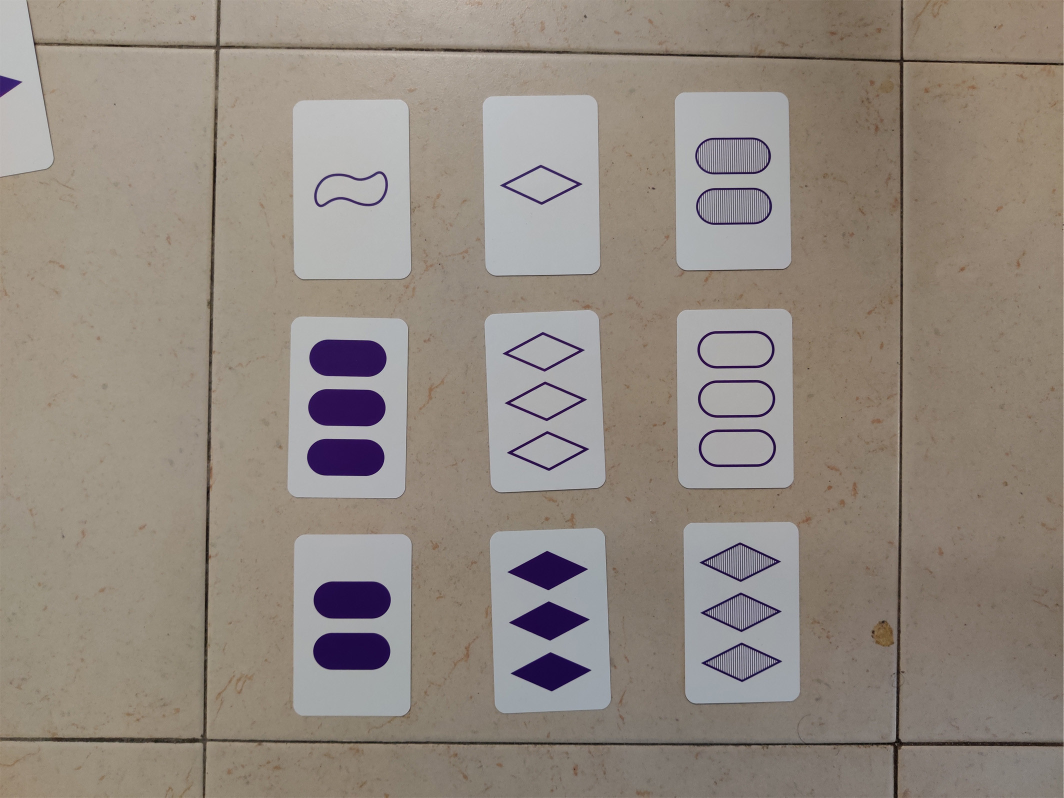
#> input picture pictures/t2/9B6hJ.jpg, 2127 x 1595 px (shown at 1/2 size); its folder holds only this picture in this run
$ jupyter execute --allow-errors task2.ipynb
#> lines starting #> are read from the running program, lines starting #| are printed output that depends on the picture; after the words box and inside, x2 and y2 are one past the last pixel; in counts of white or black regions, pixels touching at a corner belong together
[cell 1]
import cv2
import numpy as np
import matplotlib.pyplot as plt
import os

[cell 2]
def display(image1,image2):
    image1 = cv2.cvtColor(image1, cv2.COLOR_BGR2RGB)
    image2 = cv2.cvtColor(image2, cv2.COLOR_BGR2RGB)
    plt.subplot(221)
    plt.imshow(image1,cmap='gray')
    plt.axis('off')
    plt.title('Image 1')

    plt.subplot(222)
    plt.imshow(image2,cmap='gray')
    plt.axis('off')
    plt.title('Image 2')
    plt.show()

def get_and_draw_contors(image):
    canny = cv2.Canny(image, 2, 80)
    contours, hierarchy = cv2.findContours(canny, cv2.RETR_EXTERNAL, cv2.CHAIN_APPROX_NONE)
    cv2.drawContours(image, contours, -1, (255, 255, 255), 2)
    return contours

def create_mask(image,contours):
    for contour in contours:
        mask = np.zeros(image.shape[:2], np.uint8)

        # Draw each contour on mask
        cv2.drawContours(mask, [contour],-1, 255, -1)

        # Apply mask to image
        masked = cv2.bitwise_and(image, image, mask=mask)
        display(mask,masked)

[cell 3]
#read images
images = []
copy=[]
for file_name in os.listdir('pictures/t2'):
     images.append(cv2.imread('pictures/t2/'+file_name))
     copy.append(cv2.imread('pictures/t2/'+file_name))

[cell 4]
# Convert the images to grayscale
gray1 = cv2.cvtColor(images[0], cv2.COLOR_BGR2GRAY)
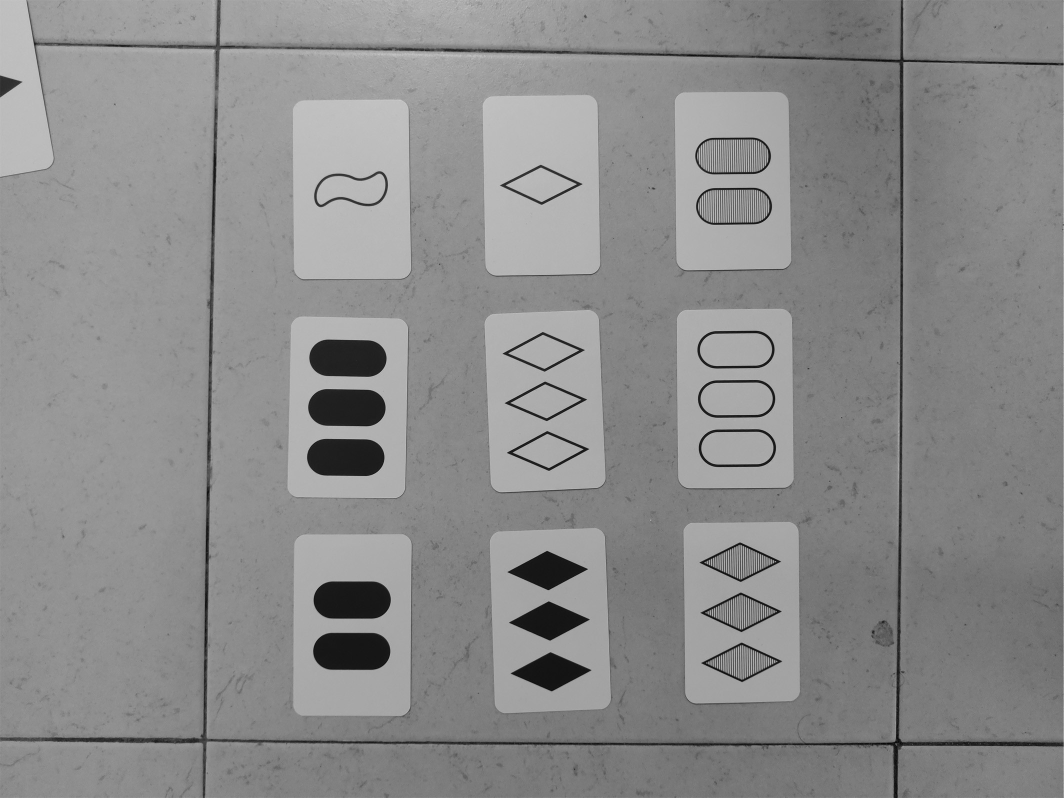
#> gray1: shape (1595, 2127) (shown at 1/2 size); min 2, max 206, mean 139
#> (the rest of this cell did not finish here and is left out)

[cell 5]
contours1 = get_and_draw_contors(gray1)
#> in get_and_draw_contors, `canny = cv2.Canny(image, 2, 80)`:
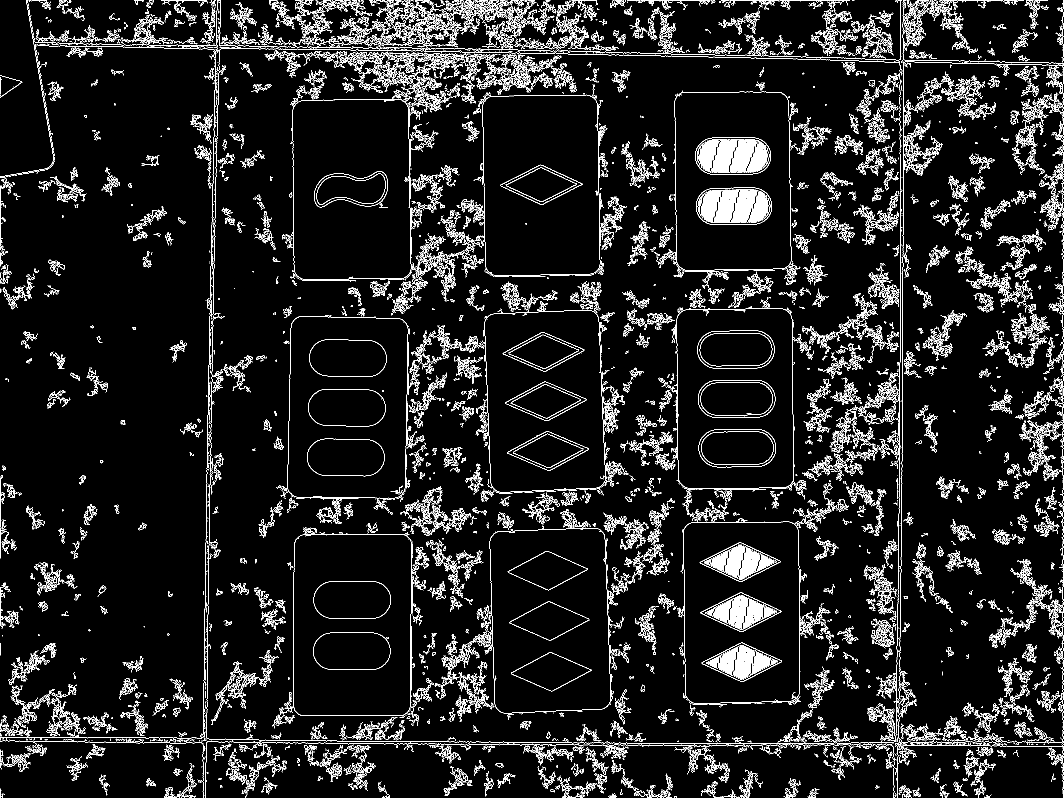
#> canny: shape (1595, 2127) (shown at 1/2 size); 7.9% white in thin lines or dots
#> in get_and_draw_contors, `contours, hierarchy = cv2.findContours(canny, cv2.RETR_EXTERNAL, cv2.C..`: contours = 2778 contours, 1899 with area under 20; largest, box (x1, y1, x2, y2) and area: (586, 1064, 824, 1432) 84776, (574, 630, 817, 997) 84260, (976, 1056, 1222, 1428) 83748, (580, 171, 827, 559) 83138, (1354, 1036, 1661, 1409) 82833
#> in get_and_draw_contors, `cv2.drawContours(image, contours, -1, (255, 255, 255), 2)`:
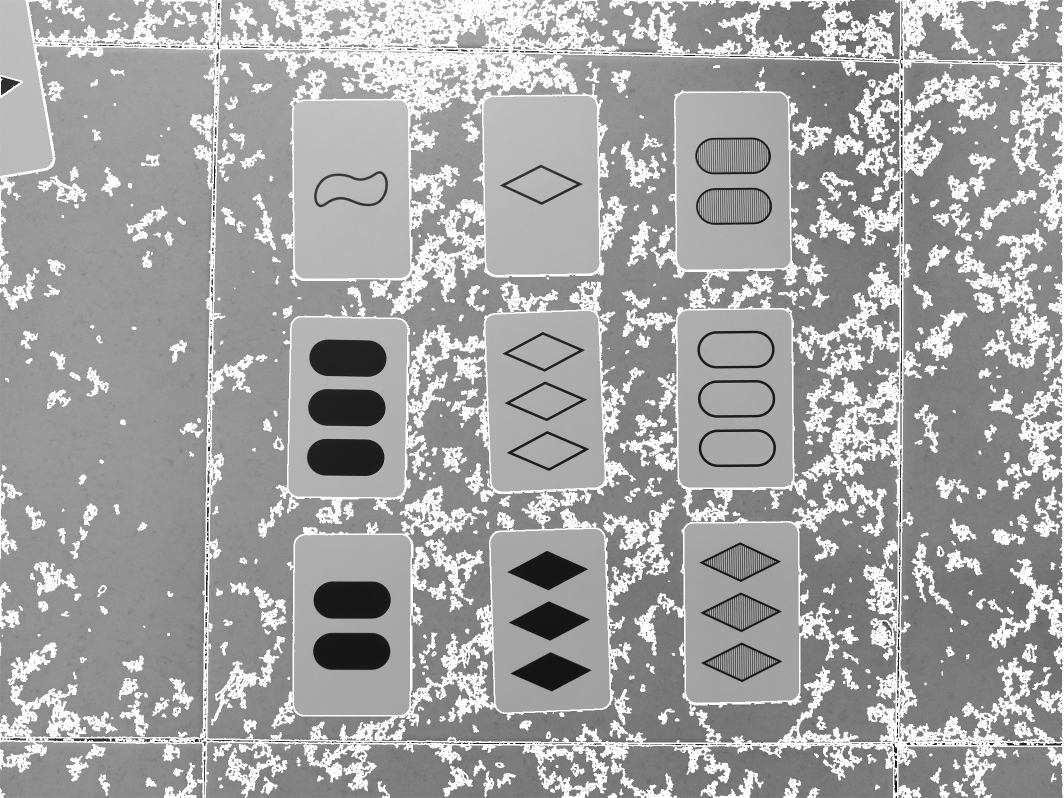
#> image: shape (1595, 2127) (shown at 1/2 size); 19.34% of pixels changed, all inside (x1, y1, x2, y2) = (0, 0, 2127, 1595)
#> contours1 has the same summary as contours in get_and_draw_contors
#> (the rest of this cell did not finish here and is left out)

[cell 6]
#filtering unwanted contours in first image
filtered_contours1 =[]
for contour in contours1:
    if cv2.contourArea(contour) > 2000:
        filtered_contours1.append(contour)
#> this loop made 2778 passes
#> contour on passes 1, 8, 14: [[1789, 1594]], [[408, 1591]], [[1790, 1586], [1791, 1587], [1791, 1586]]
#> after the loop, filtered_contours1 = 10 contours; largest, box (x1, y1, x2, y2) and area: (586, 1064, 824, 1432) 84776, (574, 630, 817, 997) 84260, (976, 1056, 1222, 1428) 83748, (580, 171, 827, 559) 83138, (1354, 1036, 1661, 1409) 82833

[cell 7]
# Create masks and draw each contour alone in first image
create_mask(copy[0],filtered_contours1)
#> the loop in create_mask, `for contour in contours:` made 10 passes
#> pass 1, in display, `image1 = cv2.cvtColor(image1, cv2.COLOR_BGR2RGB)`:
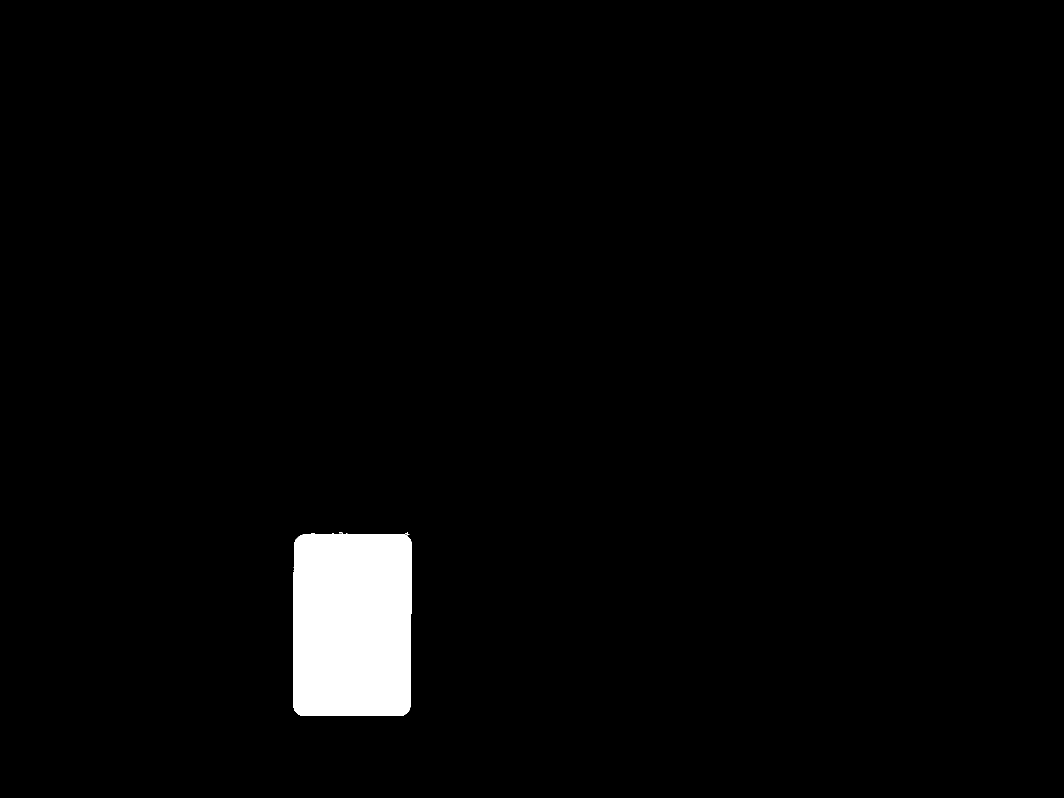
#> image1: shape (1595, 2127, 3) (shown at 1/2 size); 2.5% white; 1 white region, box (x1, y1, x2, y2) and area: (586, 1064, 824, 1432) 85382
#> pass 2, in display (call 2), `plt.show()`:
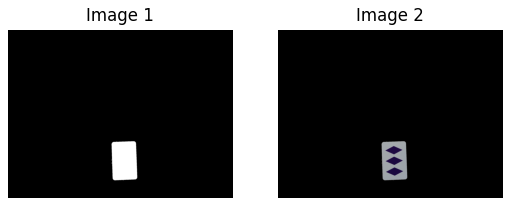
#> figure drawn by matplotlib, 2 panels
#> in create_mask, image is the input picture: shape (1595, 2127, 3); mean B, G, R 128, 137.1, 146.6
#> after the loop in create_mask, `for contour in contours:`:
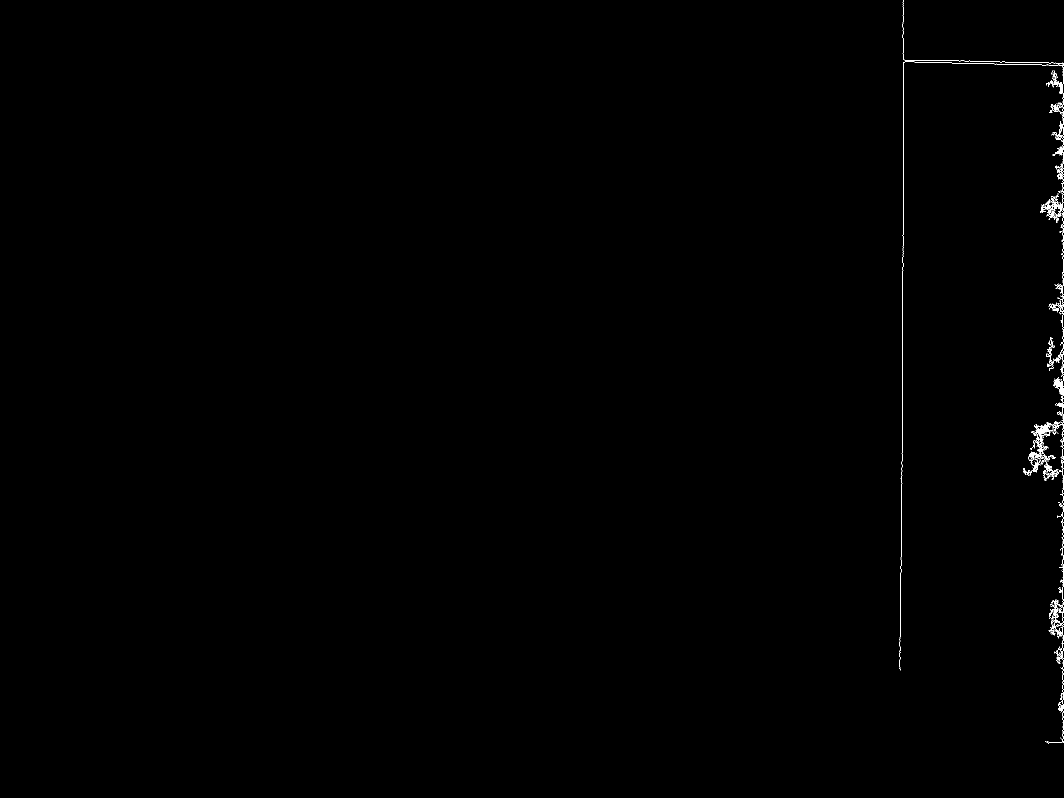
#> mask: shape (1595, 2127) (shown at 1/2 size); 0.27% white in thin lines or dots, all inside (x1, y1, x2, y2) = (1799, 0, 2127, 1487)

$ run again, on pictures/t2/Ttpvb.jpg
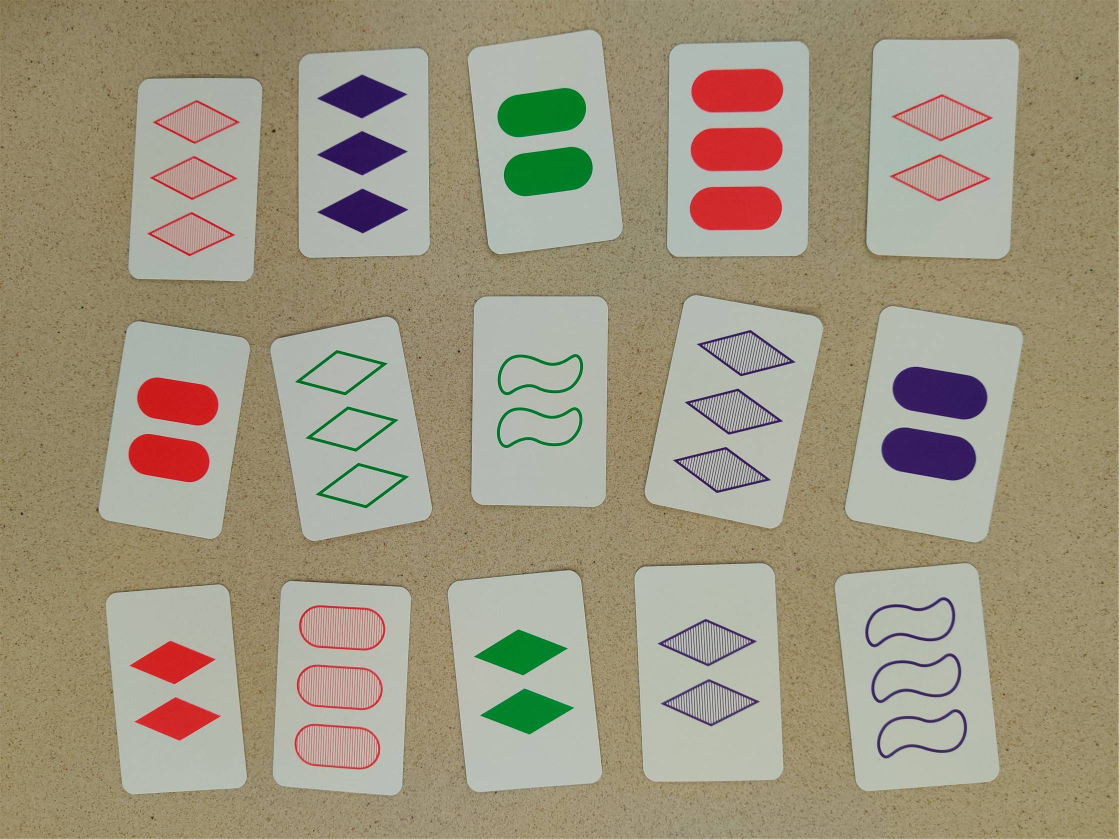
#> input picture pictures/t2/Ttpvb.jpg, 2237 x 1678 px (shown at 1/2 size)
#> in get_and_draw_contors, `canny = cv2.Canny(image, 2, 80)`:
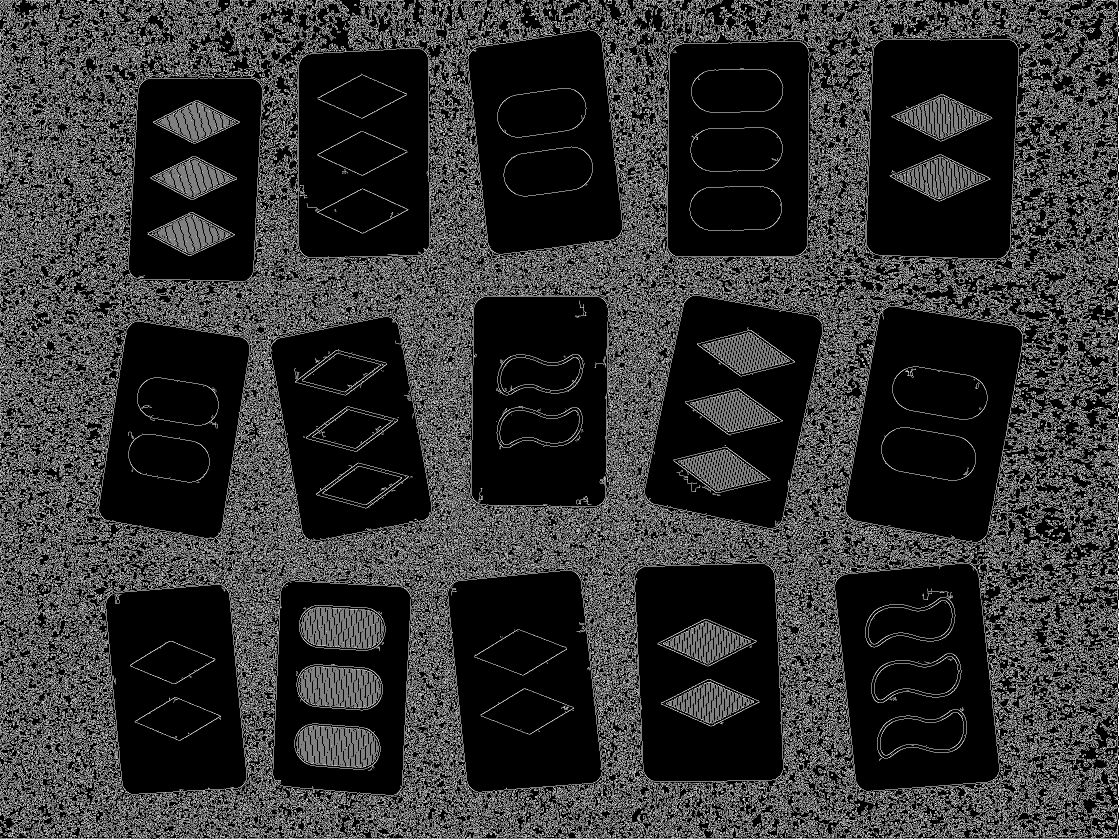
#> canny: shape (1678, 2237) (shown at 1/2 size); 19.7% white in thin lines or dots
#> contours = 17871 contours, 14839 with area under 20; largest, box (x1, y1, x2, y2) and area: (1732, 78, 2064, 568) 126171, (1267, 1126, 1658, 1641) 123404, (916, 33, 1276, 511) 114042, (933, 571, 1272, 1045) 113134, (511, 633, 884, 1088) 108524
#> contours1 has the same summary as contours in get_and_draw_contors
#> the loop `for contour in contours1:` made 17871 passes
#> contour on passes 1, 2, 4: [[265, 1677]], [[2151, 1676], [2151, 1677]], [[1486, 1676], [1486, 1677]]
#> after the loop `for contour in contours1:`: filtered_contours1 = 22 contours; largest, box (x1, y1, x2, y2) and area: (1732, 78, 2064, 568) 126171, (1267, 1126, 1658, 1641) 123404, (916, 33, 1276, 511) 114042, (933, 571, 1272, 1045) 113134, (511, 633, 884, 1088) 108524
#> the loop in create_mask, `for contour in contours:` made 22 passes
#> in create_mask, image is the input picture: shape (1678, 2237, 3); mean B, G, R 129.3, 151.1, 159.3
#> after the loop in create_mask, `for contour in contours:`:
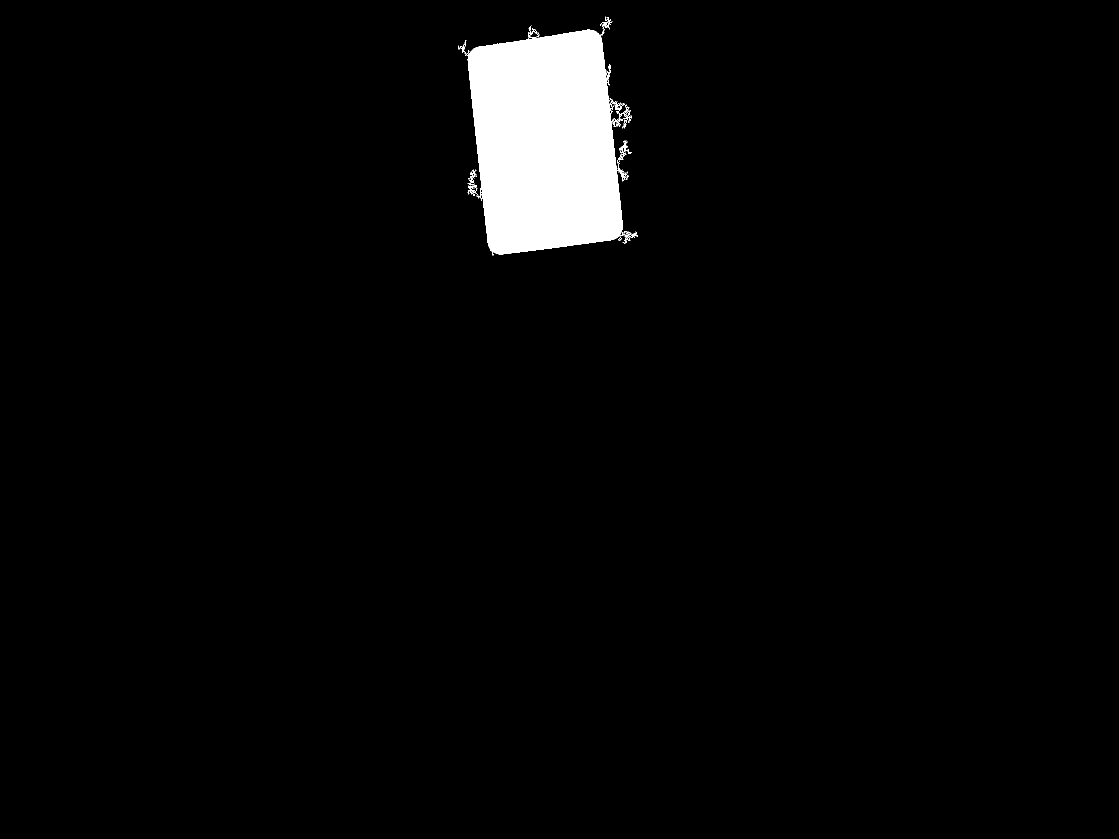
#> mask: shape (1678, 2237) (shown at 1/2 size); 3.1% white; 1 white region, box (x1, y1, x2, y2) and area: (916, 33, 1276, 511) 116176
